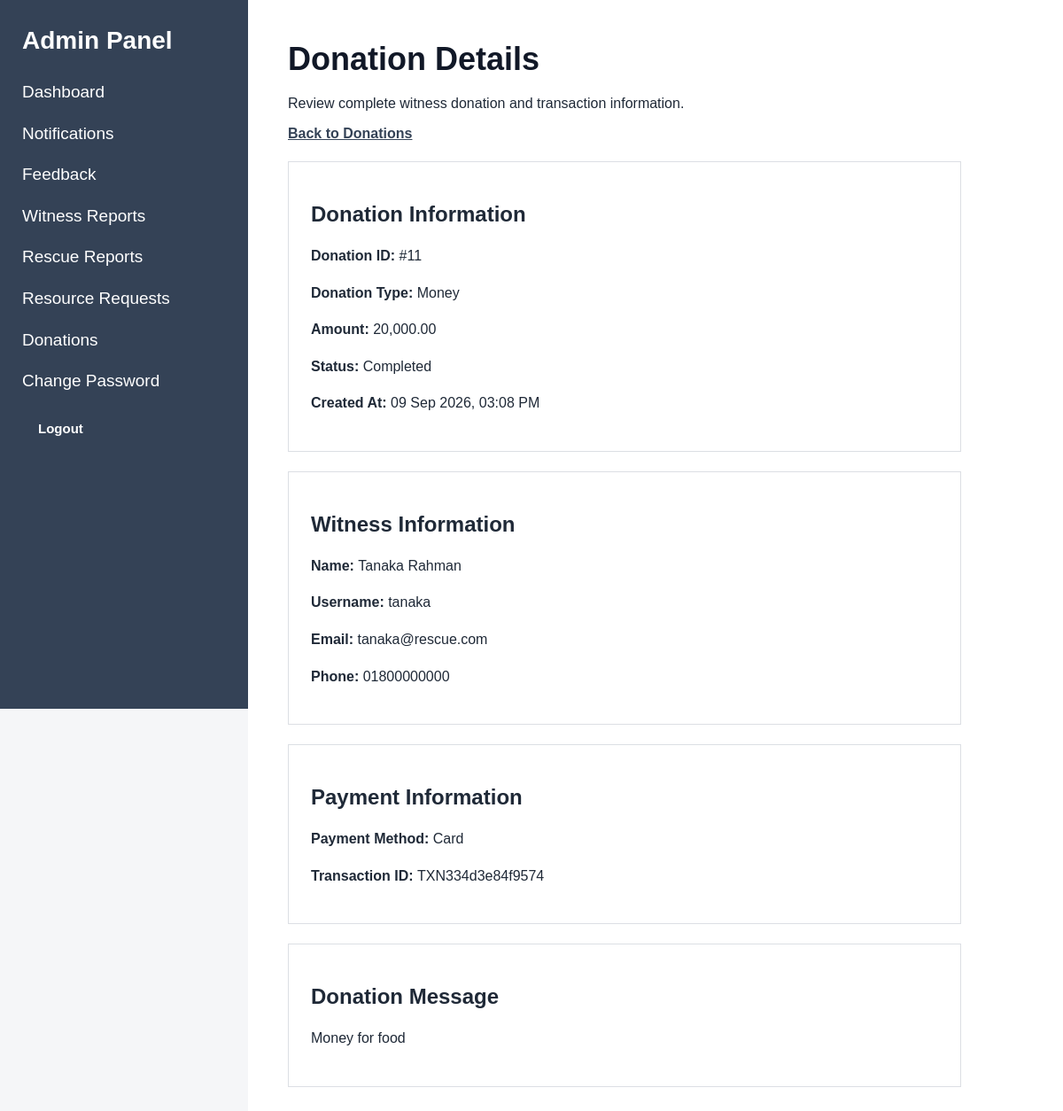
Screenshot of /index.php?page=admin-donation-view&id=11 (signed in) with the database file from the repository.
### tables this page shows
CREATE TABLE `donations` (
  `id` int(11) NOT NULL,
  `witness_id` int(11) NOT NULL,
  `amount` decimal(10,2) NOT NULL,
  `donation_type` varchar(100) NOT NULL,
  `payment_method` varchar(50) NOT NULL,
  `transaction_id` varchar(100) NOT NULL,
  `message` text DEFAULT NULL,
  `status` enum('pending','completed','cancelled') NOT NULL DEFAULT 'pending',
  `created_at` timestamp NOT NULL DEFAULT current_timestamp()
);

CREATE TABLE `users` (
  `id` int(11) NOT NULL,
  `name` varchar(100) NOT NULL,
  `username` varchar(50) NOT NULL,
  `email` varchar(150) NOT NULL,
  `phone` varchar(20) DEFAULT NULL,
  `password` varchar(255) NOT NULL,
  `role` enum('admin','volunteer','witness','help_seeker') NOT NULL,
  `created_at` timestamp NOT NULL DEFAULT current_timestamp(),
  `updated_at` timestamp NOT NULL DEFAULT current_timestamp() ON UPDATE current_timestamp()
);

### controllers/DonationController.php (called while the page is built, shortened)
<?php
require_once "models/DonationModel.php";
function loadAdminDonationDetails(
    $conn,
    $donation_id
) {
    $donation_id =
        (int)$donation_id;
    $donation =
        getDonationForAdminById(
            $conn,
            $donation_id
        );
    return $donation;
}

### models/DonationModel.php (called while the page is built, shortened)
<?php
function getDonationForAdminById(
    $conn,
    $donation_id
) {
    $donation_id =
        (int)$donation_id;
    $sql =
        "SELECT
            donations.id,
            donations.witness_id,
            donations.amount,
            donations.donation_type,
            donations.payment_method,
            donations.transaction_id,
            donations.message,
            donations.status,
            donations.created_at,
            users.name AS witness_name,
            users.username AS witness_username,
            users.email AS witness_email,
            users.phone AS witness_phone
         FROM donations
         INNER JOIN users
            ON donations.witness_id = users.id
         WHERE donations.id = ?
         AND users.role = 'witness'
         LIMIT 1";
    $stmt =
        mysqli_prepare(
            $conn,
            $sql
        );
    mysqli_stmt_bind_param(
        $stmt,
        "i",
        $donation_id
    );
    mysqli_stmt_execute(
        $stmt
    );
    $result =
        mysqli_stmt_get_result(
            $stmt
        );
    $donation =
        mysqli_fetch_assoc(
            $result
        );
    return $donation;
}

### views/admin/donations/view.php (the view)
<?php
require_once
    "views/partials/header.php";
require_once
    "views/partials/sidebar.php";
?>
<div class="content">
    <div class="page-header">
        <div>
            <h1>
                Donation Details
            </h1>
            <p>
                Review complete witness donation and transaction information.
            </p>
        </div>
        <div>
            <a
                href="index.php?page=admin-donations"
                class="btn"
            >
                Back to Donations
            </a>
        </div>
    </div>
    <div class="card">
        <h2>
            Donation Information
        </h2>
        <p>
            <strong>
                Donation ID:
            </strong>
            #<?= (int)$donation['id']; ?>
        </p>
        <p>
            <strong>
                Donation Type:
            </strong>
            <?= htmlspecialchars(
                ucfirst(
                    $donation['donation_type']
                    ?? 'N/A'
                )
            ); ?>
        </p>
        <p>
            <strong>
                Amount:
            </strong>
            <?= htmlspecialchars(
                number_format(
                    (float)(
                        $donation['amount']
                        ?? 0
                    ),
                    2
                )
            ); ?>
        </p>
        <p>
            <strong>
                Status:
            </strong>
            <span class="status-badge">
                <?= htmlspecialchars(
                    ucfirst(
                        $donation['status']
                        ?? 'N/A'
                    )
                ); ?>
            </span>
        </p>
        <p>
            <strong>
                Created At:
            </strong>
            <?php
            $createdAt =
                $donation['created_at']
                ?? '';
            echo $createdAt
                ? htmlspecialchars(
                    date(
                        'd M Y, h:i A',
                        strtotime(
                            $createdAt
                        )
                    )
                )
                : 'N/A';
            ?>
        </p>
    </div>
    <div class="card">
        <h2>
            Witness Information
        </h2>
        <p>
            <strong>
                Name:
            </strong>
            <?= htmlspecialchars(
                $donation['witness_name']
                ?? 'N/A'
            ); ?>
        </p>
        <p>
            <strong>
                Username:
            </strong>
            <?= htmlspecialchars(
                $donation['witness_username']
                ?? 'N/A'
            ); ?>
        </p>
        <p>
            <strong>
                Email:
            </strong>
            <?= htmlspecialchars(
                $donation['witness_email']
                ?? 'N/A'
            ); ?>
        </p>
        <p>
            <strong>
                Phone:
            </strong>
            <?= htmlspecialchars(
                $donation['witness_phone']
                ?? 'N/A'
            ); ?>
        </p>
    </div>
    <div class="card">
        <h2>
            Payment Information
        </h2>
        <p>
            <strong>
                Payment Method:
            </strong>
            <?= htmlspecialchars(
                ucfirst(
                    $donation['payment_method']
                    ?? 'N/A'
                )
            ); ?>
        </p>
        <p>
            <strong>
                Transaction ID:
            </strong>
            <?= htmlspecialchars(
                $donation['transaction_id']
                ?? 'N/A'
            ); ?>
        </p>
    </div>
    <div class="card">
        <h2>
            Donation Message
        </h2>
        <?php if (!empty($donation['message'])): ?>
            <p>
                <?= nl2br(
                    htmlspecialchars(
                        $donation['message']
                    )
                ); ?>
            </p>
        <?php else: ?>
            <p>
                No message was provided.
            </p>
        <?php endif; ?>
    </div>
</div>
<?php
require_once
    "views/partials/footer.php";
?>

### assets/css/style.css (style rules this page uses)
* { box-sizing: border-box; }
body { margin: 0; font-family: Arial, Helvetica, sans-serif; background: #f5f6f8; color: #1f2937; }
.content { margin-left: 280px; padding: 45px; min-height: 100vh; background: white; }
.content h1 { margin-top: 0; margin-bottom: 20px; font-size: 36px; line-height: 1.2; color: #111827; }
.card { max-width: 760px; background: white; border: 1px solid #dcdfe4; padding: 25px; margin-top: 22px; margin-bottom: 22px; }
.card p { font-size: 16px; line-height: 1.6; }
.content a { color: #344256; font-weight: 600; text-decoration: underline; }

### rows the page displays
donations: id "11", donation_type "Money", amount "20,000.00", status "Completed", created_at "09 Sep 2026, 03:08 PM", witness.name "Tanaka Rahman", witness.username "tanaka", witness.email "tanaka@rescue.com", witness.phone "01800000000", payment_method "Card", transaction "TXN334d3e84f9574", message "Money for food"
